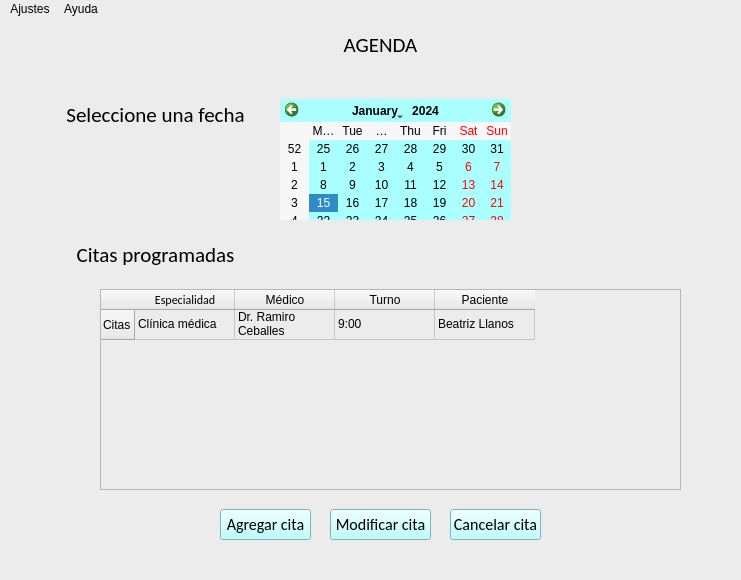
<?xml version="1.0" encoding="UTF-8"?>
<ui version="4.0">
 <class>MainWindow</class>
 <widget class="QMainWindow" name="MainWindow">
  <property name="geometry">
   <rect>
    <x>0</x>
    <y>0</y>
    <width>741</width>
    <height>580</height>
   </rect>
  </property>
  <property name="windowTitle">
   <string>MainWindow</string>
  </property>
  <property name="styleSheet">
   <string notr="true">background-color: rgb(236, 236, 236);</string>
  </property>
  <widget class="QWidget" name="centralwidget">
   <widget class="QWidget" name="formLayoutWidget">
    <property name="geometry">
     <rect>
      <x>100</x>
      <y>270</y>
      <width>581</width>
      <height>201</height>
     </rect>
    </property>
    <layout class="QFormLayout" name="formLayout">
     <item row="0" column="0" colspan="2">
      <widget class="QTableWidget" name="tableWidget">
       <property name="styleSheet">
        <string notr="true">border-color: rgb(0, 0, 0);</string>
       </property>
       <row>
        <property name="text">
         <string>Citas</string>
        </property>
       </row>
       <column>
        <property name="text">
         <string>Especialidad</string>
        </property>
        <property name="font">
         <font>
          <family>Calibri</family>
         </font>
        </property>
       </column>
       <column>
        <property name="text">
         <string>Médico</string>
        </property>
       </column>
       <column>
        <property name="text">
         <string>Turno</string>
        </property>
       </column>
       <column>
        <property name="text">
         <string>Paciente</string>
        </property>
       </column>
       <item row="0" column="0">
        <property name="text">
         <string>Clínica médica</string>
        </property>
       </item>
       <item row="0" column="1">
        <property name="text">
         <string>Dr. Ramiro Ceballes</string>
        </property>
       </item>
       <item row="0" column="2">
        <property name="text">
         <string>9:00</string>
        </property>
       </item>
       <item row="0" column="3">
        <property name="text">
         <string>Beatriz Llanos</string>
        </property>
       </item>
      </widget>
     </item>
    </layout>
   </widget>
   <widget class="QLabel" name="label">
    <property name="geometry">
     <rect>
      <x>340</x>
      <y>10</y>
      <width>81</width>
      <height>31</height>
     </rect>
    </property>
    <property name="font">
     <font>
      <family>Calibri</family>
      <pointsize>16</pointsize>
     </font>
    </property>
    <property name="text">
     <string>AGENDA</string>
    </property>
    <property name="alignment">
     <set>Qt::AlignCenter</set>
    </property>
   </widget>
   <widget class="QCalendarWidget" name="calendarWidget">
    <property name="geometry">
     <rect>
      <x>280</x>
      <y>80</y>
      <width>231</width>
      <height>121</height>
     </rect>
    </property>
    <property name="styleSheet">
     <string notr="true">background-color: rgb(170, 255, 255);
font: 10pt &quot;Calibri&quot;; color: #000000</string>
    </property>
   </widget>
   <widget class="QLabel" name="label_2">
    <property name="geometry">
     <rect>
      <x>60</x>
      <y>80</y>
      <width>191</width>
      <height>31</height>
     </rect>
    </property>
    <property name="font">
     <font>
      <family>Calibri</family>
      <pointsize>16</pointsize>
     </font>
    </property>
    <property name="text">
     <string>Seleccione una fecha</string>
    </property>
    <property name="alignment">
     <set>Qt::AlignCenter</set>
    </property>
   </widget>
   <widget class="QLabel" name="label_3">
    <property name="geometry">
     <rect>
      <x>60</x>
      <y>220</y>
      <width>191</width>
      <height>31</height>
     </rect>
    </property>
    <property name="font">
     <font>
      <family>Calibri</family>
      <pointsize>16</pointsize>
     </font>
    </property>
    <property name="text">
     <string>Citas programadas</string>
    </property>
    <property name="alignment">
     <set>Qt::AlignCenter</set>
    </property>
   </widget>
   <widget class="QPushButton" name="pushButton">
    <property name="geometry">
     <rect>
      <x>220</x>
      <y>490</y>
      <width>91</width>
      <height>31</height>
     </rect>
    </property>
    <property name="font">
     <font>
      <family>Calibri</family>
      <pointsize>12</pointsize>
     </font>
    </property>
    <property name="styleSheet">
     <string notr="true">background-color: rgb(170, 255, 255);</string>
    </property>
    <property name="text">
     <string>Agregar cita</string>
    </property>
   </widget>
   <widget class="QPushButton" name="pushButton_2">
    <property name="geometry">
     <rect>
      <x>330</x>
      <y>490</y>
      <width>101</width>
      <height>31</height>
     </rect>
    </property>
    <property name="font">
     <font>
      <family>Calibri</family>
      <pointsize>12</pointsize>
     </font>
    </property>
    <property name="styleSheet">
     <string notr="true">background-color: rgb(170, 255, 255);</string>
    </property>
    <property name="text">
     <string>Modificar cita</string>
    </property>
   </widget>
   <widget class="QPushButton" name="pushButton_3">
    <property name="geometry">
     <rect>
      <x>450</x>
      <y>490</y>
      <width>91</width>
      <height>31</height>
     </rect>
    </property>
    <property name="font">
     <font>
      <family>Calibri</family>
      <pointsize>12</pointsize>
     </font>
    </property>
    <property name="styleSheet">
     <string notr="true">background-color: rgb(170, 255, 255);</string>
    </property>
    <property name="text">
     <string>Cancelar cita</string>
    </property>
   </widget>
  </widget>
  <widget class="QMenuBar" name="menubar">
   <property name="geometry">
    <rect>
     <x>0</x>
     <y>0</y>
     <width>741</width>
     <height>21</height>
    </rect>
   </property>
   <widget class="QMenu" name="menuAjustes">
    <property name="title">
     <string>Ajustes</string>
    </property>
    <addaction name="actionActualizar_informaci_n"/>
   </widget>
   <widget class="QMenu" name="menuAyuda">
    <property name="title">
     <string>Ayuda</string>
    </property>
    <addaction name="actionAcerca_de"/>
   </widget>
   <addaction name="menuAjustes"/>
   <addaction name="menuAyuda"/>
  </widget>
  <widget class="QStatusBar" name="statusbar"/>
  <action name="actionActualizar_informaci_n">
   <property name="text">
    <string>Actualizar información</string>
   </property>
  </action>
  <action name="actionAcerca_de">
   <property name="text">
    <string>Acerca de...</string>
   </property>
  </action>
 </widget>
 <resources/>
 <connections/>
</ui>
